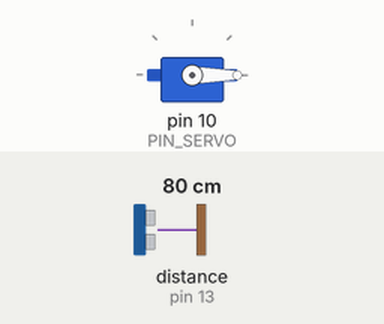
Simulated run of this sketch. Board: Arduino Uno, built with avr-gcc and run on an emulated ATmega328P. Shown: servo. Wiring (inferred from the names in the program): ultrasonic range finder: trigger pin 12; echo pin 13. Inputs (shaded band) come from the test bench; at power-on: distance to the obstacle (sensor on pin 13) 80 cm. The echo pulse lasts 58.3 µs per cm.

Above: at 1.7 s.
1.8 s: distance to the obstacle (sensor on pin 13) set to 27 cm
3.3 s: distance to the obstacle (sensor on pin 13) set to 21 cm
At 4.35 s:
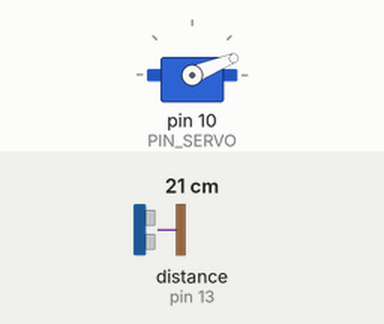
At 6.27 s:
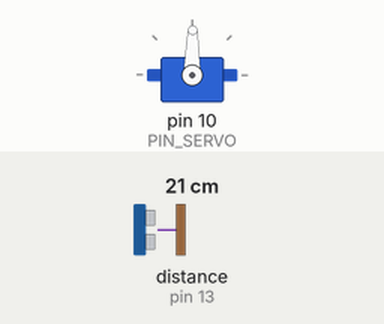
6.3 s: distance to the obstacle (sensor on pin 13) set to 250 cm
At 7.06 s:
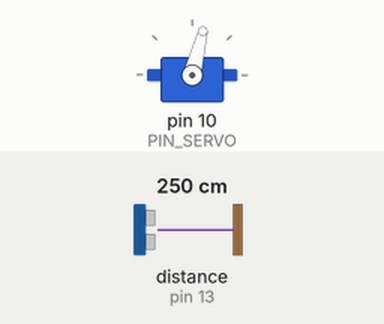
Timing chart, 0 to 10.6 s (numbered marks = the images above; inputs shaded):
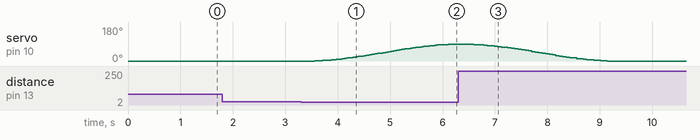

The sketch:

parking_cosine.ino
```cpp
//10C16 제출용 코드
//Cosine 함수 사용버전.

#include <Servo.h>
#include <math.h>

#define PIN_SERVO 10
#define PIN_TRIG 12
#define PIN_ECHO 13

#define ANGLE_DOWN 0
#define ANGLE_UP 90
#define DISTANCE_THRESHOLD 25

Servo myServo;
unsigned long MOVING_TIME = 3000;
unsigned long moveStartTime = 0;

int startAngle = ANGLE_DOWN;
int stopAngle  = ANGLE_DOWN;

float USS_measure();
float cosine_ease(float t);
void setTargetAngle(int target);

void setup() {
  myServo.attach(PIN_SERVO);

  pinMode(PIN_TRIG, OUTPUT);
  pinMode(PIN_ECHO, INPUT);

  myServo.write(ANGLE_DOWN);
  delay(500);
}

void loop() {
  float distance = USS_measure();

  int desiredAngle;
  if (distance > 0.0 && distance <= DISTANCE_THRESHOLD) {
    desiredAngle = ANGLE_UP;
  } else {
    desiredAngle = ANGLE_DOWN;
  }

  setTargetAngle(desiredAngle);

  unsigned long progress = millis() - moveStartTime;

  if (progress < MOVING_TIME) {
    float t = (float)progress / MOVING_TIME;

    float ease_val = cosine_ease(t);

    long angle = startAngle + (stopAngle - startAngle) * ease_val;

    myServo.write(angle);
  } else {
    myServo.write(stopAngle);
  }

  delay(50);
}

void setTargetAngle(int target) {
    if (target != stopAngle) {
        startAngle = myServo.read();
        stopAngle = target;
        moveStartTime = millis();
    }
}

float USS_measure() {
  digitalWrite(PIN_TRIG, LOW);
  delayMicroseconds(2);
  digitalWrite(PIN_TRIG, HIGH);
  delayMicroseconds(10);
  digitalWrite(PIN_TRIG, LOW);

  long duration = pulseIn(PIN_ECHO, HIGH);

  float distance = (float)duration / 2.0 / 29.1;

  if (distance > 400.0 || distance < 0.0) return 0.0;

  return distance;
}

float cosine_ease(float t) {
  return 0.5 * (1.0 - cos(PI * t));
}
```

Measured:
- the behaviour switches between 25 and 24 cm on distance to the obstacle (sensor on pin 13) (found by bisection; images 0 and 1)
- after the input at 1.8 s, every drawn part: stays the same
- after the input at 3.3 s, servo on pin 10 (PIN_SERVO): moves from 0° to 89° over 2.6 s, starting after 0.26 s
